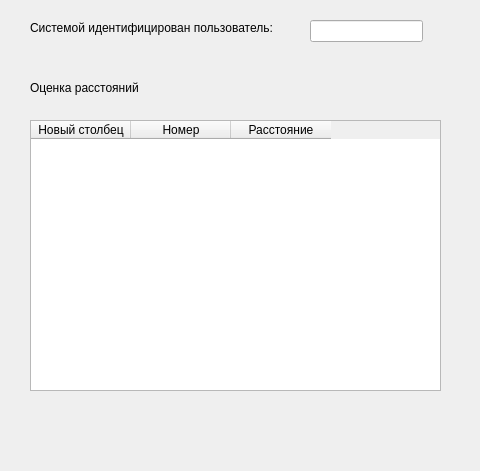
<?xml version="1.0" encoding="UTF-8"?>
<ui version="4.0">
 <class>Results</class>
 <widget class="QDialog" name="Results">
  <property name="geometry">
   <rect>
    <x>0</x>
    <y>0</y>
    <width>480</width>
    <height>471</height>
   </rect>
  </property>
  <property name="windowTitle">
   <string>Dialog</string>
  </property>
  <widget class="QLabel" name="label">
   <property name="geometry">
    <rect>
     <x>30</x>
     <y>20</y>
     <width>261</width>
     <height>16</height>
    </rect>
   </property>
   <property name="text">
    <string>Системой идентифицирован пользователь:</string>
   </property>
  </widget>
  <widget class="QLineEdit" name="lineEdit">
   <property name="geometry">
    <rect>
     <x>310</x>
     <y>20</y>
     <width>113</width>
     <height>22</height>
    </rect>
   </property>
   <property name="text">
    <string/>
   </property>
   <property name="readOnly">
    <bool>true</bool>
   </property>
   <property name="clearButtonEnabled">
    <bool>false</bool>
   </property>
  </widget>
  <widget class="QLabel" name="label_2">
   <property name="geometry">
    <rect>
     <x>30</x>
     <y>80</y>
     <width>261</width>
     <height>16</height>
    </rect>
   </property>
   <property name="text">
    <string>Оценка расстояний </string>
   </property>
  </widget>
  <widget class="QTableWidget" name="tableWidget">
   <property name="geometry">
    <rect>
     <x>30</x>
     <y>120</y>
     <width>411</width>
     <height>271</height>
    </rect>
   </property>
   <column>
    <property name="text">
     <string>Новый столбец</string>
    </property>
   </column>
   <column>
    <property name="text">
     <string>Номер</string>
    </property>
   </column>
   <column>
    <property name="text">
     <string>Расстояние</string>
    </property>
   </column>
  </widget>
 </widget>
 <resources/>
 <connections/>
</ui>
